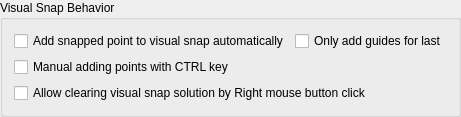
        <widget class="QGroupBox" name="groupBox_36">
         <property name="title">
          <string>Visual Snap Behavior</string>
         </property>
         <layout class="QGridLayout" name="gridLayout_59">
          <item row="0" column="0">
           <widget class="QCheckBox" name="cbVisualSnapAutoAddSnapPoint">
            <property name="toolTip">
             <string>If checked, snap point requested by command and specified by the user will be added to visual snap automatically. Otherwise, it should be added manually.</string>
            </property>
            <property name="text">
             <string>Add snapped point to visual snap automatically</string>
            </property>
           </widget>
          </item>
          <item row="6" column="0" colspan="2">
           <widget class="QCheckBox" name="cbVisualSnapClearSolutionByRMB">
            <property name="toolTip">
             <string>&lt;html&gt;&lt;head/&gt;&lt;body&gt;&lt;p&gt;Visual snap solution will be cleared by &lt;span style=&quot; font-weight:700;&quot;&gt;CTRL+Middle Mouse Button&lt;/span&gt; click. &lt;br/&gt;If selected, visual snap solution may be also cleared by &lt;span style=&quot; font-weight:700;&quot;&gt;Right Mouse Button&lt;/span&gt; click. &lt;br/&gt;&lt;/p&gt;&lt;/body&gt;&lt;/html&gt;</string>
            </property>
            <property name="text">
             <string>Allow clearing visual snap solution by Right mouse button click</string>
            </property>
           </widget>
          </item>
          <item row="0" column="1">
           <widget class="QCheckBox" name="cbVSAutoAddLastSnapOnly">
            <property name="toolTip">
             <string>If selected, guiding entities will be added for last snapped point only. </string>
            </property>
            <property name="text">
             <string>Only add guides for last</string>
            </property>
           </widget>
          </item>
          <item row="1" column="0">
           <widget class="QCheckBox" name="cbVisualSnapManualAddingWithCTRL">
            <property name="toolTip">
             <string>If selected, points will be added manually as guiding points if cursor is over them and CTRL key is pressed. Otherwise - they will be added by placing cursor over only.</string>
            </property>
            <property name="statusTip">
             <string/>
            </property>
            <property name="text">
             <string>Manual adding points with CTRL key</string>
            </property>
           </widget>
          </item>
         </layout>
        </widget>
